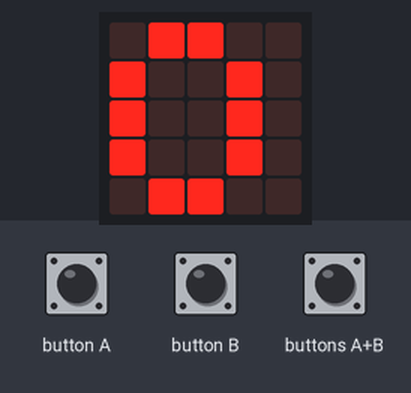
This program was run on a simulated BBC micro:bit (MakeCode). On the bench: the board's 5×5 LED display. The test bench sets the inputs (shaded band).

Above: at 1.9 s.
2.0 s: button A pressed for 0.15 s
At 4.1 s:
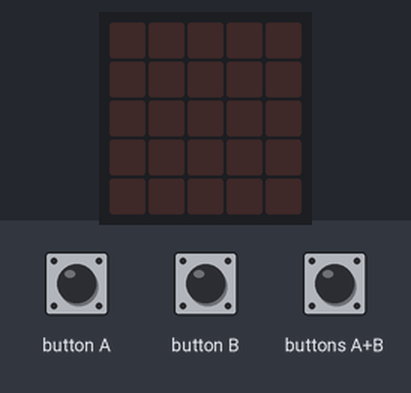
4.4 s: button B pressed for 0.15 s
At 5.0 s:
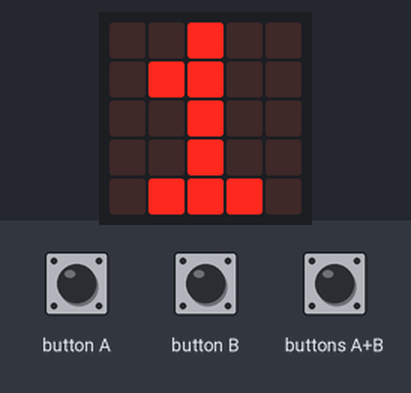
6.0 s: button B pressed for 0.15 s
At 7.4 s:
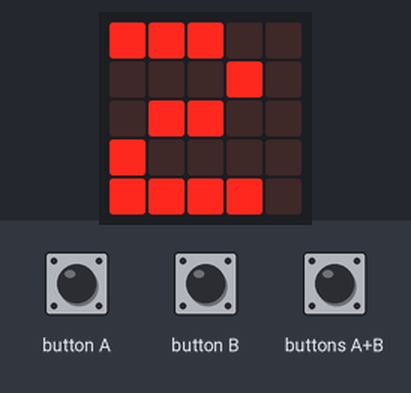
Timing chart, 0 to 9.0 s (numbered marks = the images above; inputs shaded):
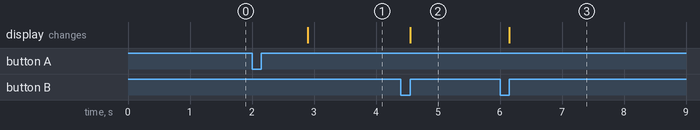

Measured:
- after the input at 2.0 s, the display: changes after 0.90 s (image 1)
- after the input at 4.4 s, the display: changes after 0.15 s (image 2)
- after the input at 6.0 s, the display: changes after 0.15 s (image 3)

The program:

main.ts
```typescript
input.onButtonPressed(Button.A, function () {
    while (nbre_depart > 0) {
        basic.showNumber(nbre_depart)
        nbre_depart += -1
        basic.pause(1000)
    }
    basic.showNumber(nbre_depart)
    basic.clearScreen()
})
input.onButtonPressed(Button.AB, function () {
    nbre_depart = 0
})
input.onButtonPressed(Button.B, function () {
    nbre_depart += 1
    basic.showNumber(nbre_depart)
})
let nbre_depart = 0
basic.clearScreen()
nbre_depart = 0
basic.showNumber(nbre_depart)
```

test.ts
```typescript
// les tests vont ici ; cela ne sera pas compilé si ce paquet est utilisé en tant qu'extension.
```
